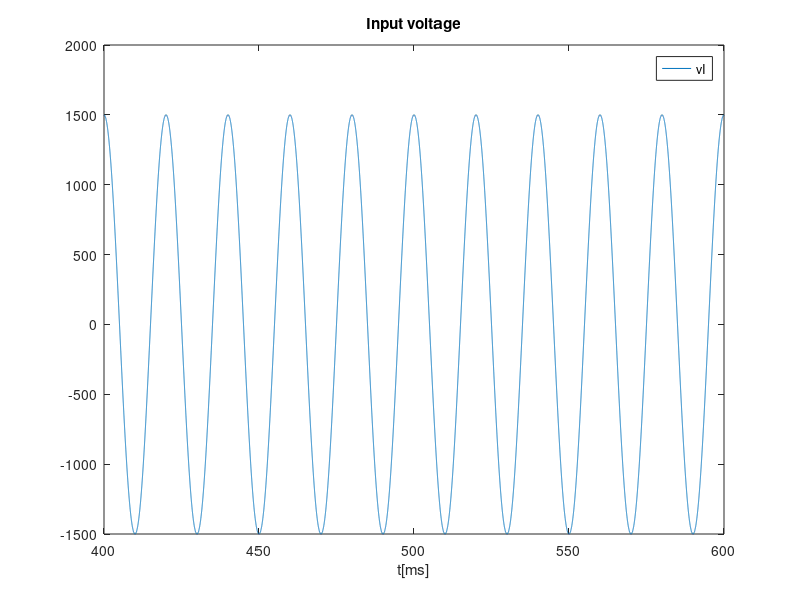
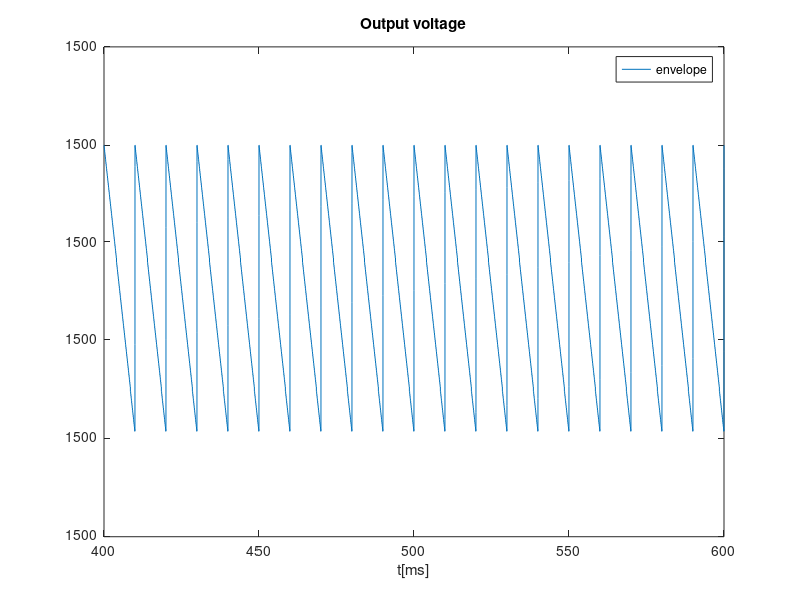
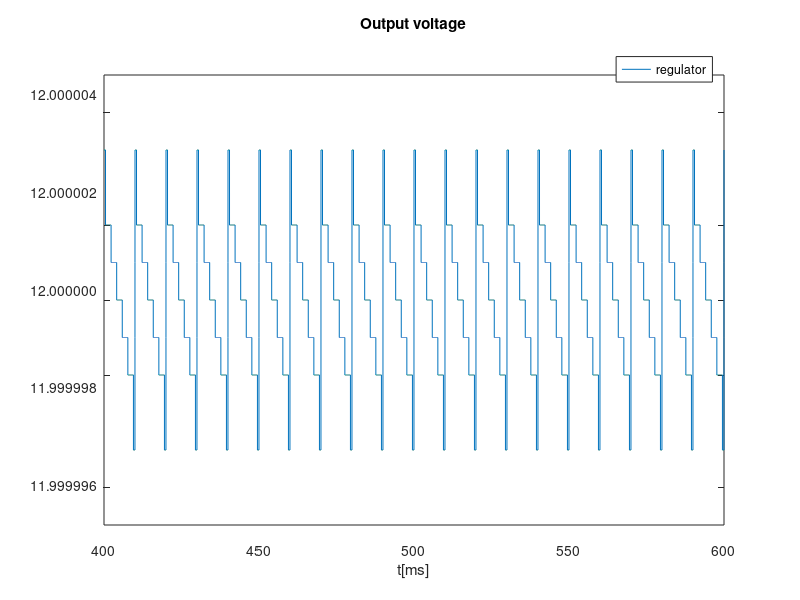
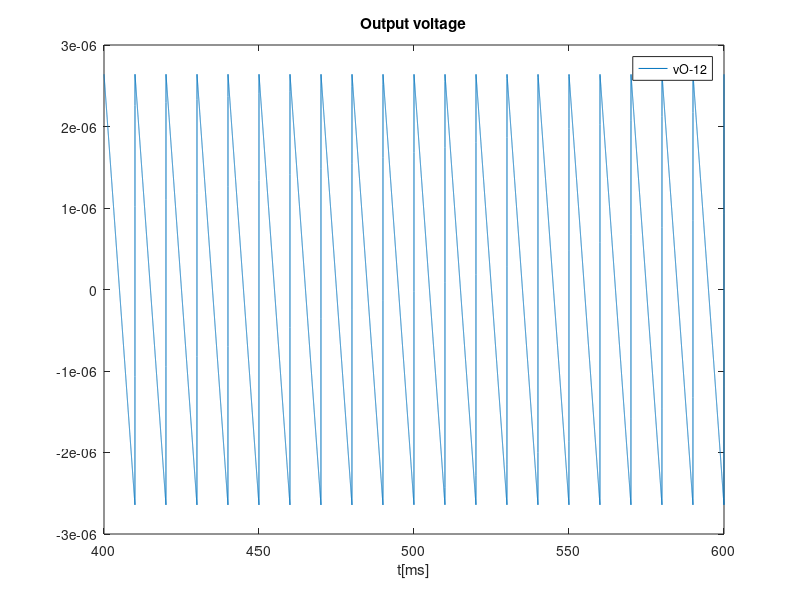

These charts were generated, in order, by the following MATLAB code:
close all
clear all

format long;
A_vin = 230;
f = 50;
w=2*pi*f;
n=230/1500;


A_vi = A_vin/n;

t=linspace(4e-1, 6e-1, 50000);

vIN = A_vin*cos(w*t);
vI = A_vi*cos(w*t);

hf=figure(1);
plot(t*1000, vI);
title("Input voltage");
xlabel ("t[ms]");
legend("vI");
print (hf,"vI.eps", "-depsc");

%%%%%%%%%%%%%%ENVELOPE DETECTOR%%%%%%%%%%%%%%
Renv=1000e3;
Cenv=1020e-6;

vOenv = zeros(1, length(t));
vOr = zeros(1, length(t));
tOFF = 1/w * atan(1/w/Renv/Cenv) + 0.4;
vOnexp = A_vi*cos(w*tOFF)*exp(-(t-tOFF)/Renv/Cenv);

for i=1:length(t)
  %if (vI(i) > 0) %half rectifier
    %vOr(i) = vI(i); %half rectifier
    vOr(i) = abs(vI(i)); %full rectifier
  %endif
endfor

for i=1:length(t)
  if t(i) < tOFF
    vOenv(i) = vOr(i);
  elseif vOnexp(i) > vOr(i) %qd vOnexp(i) = vOr(i) é t=tON
    vOenv(i) = vOnexp(i);
  else
    %tOFF = tOFF + 1/f; %half rectifier
    tOFF = tOFF + 1/f/2; %full rectifier
    vOnexp = A_vi*abs(cos(w*tOFF))*exp(-(t-tOFF)/Renv/Cenv);
    vOenv(i) = vOr(i);
  endif
endfor

vripple_env = max(vOenv)-min(vOenv);


hf=figure(2);
%plot(t*1000, vOenv,t*1000, vOr);
plot(t*1000, vOenv);
title("Output voltage");
xlabel ("t[ms]");
%legend("envelope","rectified");
legend("envelope");
print (hf,"vOenv_vOr.eps", "-depsc");

%%%%%%%%%%%%%%VOLTAGE REGULATOR%%%%%%%%%%%%%%
Rreg = 951.06e3;
Vt = 0.026;
N = 1;
Is = 1*10^(-14);
n_diodos = 18;
VON = 12/n_diodos;

rd = Vt*N/(Is*exp(VON/(N*Vt)))

VIreg = mean(vOenv);
vireg = vOenv - VIreg;

VOreg = n_diodos*VON;
voreg = n_diodos*rd/(n_diodos*rd+Rreg)*vireg;
vOreg = VOreg + voreg;

vripple_reg = max(vOreg)-min(vOreg)
hf=figure(3);
plot(t*1000, vOreg);
ylim([12-0.5*10^-5 12+0.5*10^-5])
yticks = get (gca, "ytick");
ylabels = arrayfun (@(x) sprintf ("%.6f", x), yticks, "uniformoutput", false);
set (gca, "yticklabel", ylabels)
title("Output voltage");
xlabel ("t[ms]");
legend("regulator");
print (hf,"vOreg.eps", "-depsc");

hf=figure(4);
plot(t*1000, vOreg-12);
title("Output voltage");
xlabel ("t[ms]");
legend("vO-12");
print (hf,"vO-12.eps", "-depsc");


Cost = 1*(Rreg+Renv)/1000 + Cenv*10^6 + 0.1*(4+n_diodos);
Merit = 1/(Cost * (vripple_reg + abs(mean(vOreg-12)) + 10^(-6)));

voavg = mean(vOreg);
vomax = max(vOreg);
vomin = min(vOreg);
vripplereg = vripple_reg;
voenvavg = VIreg;
voenvmax = max(vOenv);
voenvmin = min(vOenv);
vrippleenv = vripple_env;


diary "Envelope_tab.tex"
diary on
printf("$V_I$ & %.3f\n", A_vi);
printf("$V_{max}$ & %.3f\n", voenvmax);
printf("$V_{min}$ & %.3f\n", voenvmin);
printf("$V_{ripple}$ & %.6e\n",vrippleenv);
printf("$V_{avg}$ & %.3f\n",voenvavg);
diary off


diary "Regulator_tab.tex"
diary on
printf("$V_{max}$ & %.5f\n", vomax);
printf("$V_{min}$ & %.5f\n", vomin);
printf("$V_{ripple}$ & %.6e\n",vripplereg);
printf("$V_{avg}$ & %.5f\n",voavg);
printf("$V_{avg}$-12 & %.5f\n",voavg-12);
diary off

diary "Merit_tab.tex"
diary on
printf("Cost & %.3f\n", Cost);
printf("Merit & %.4f\n", Merit);
diary off
